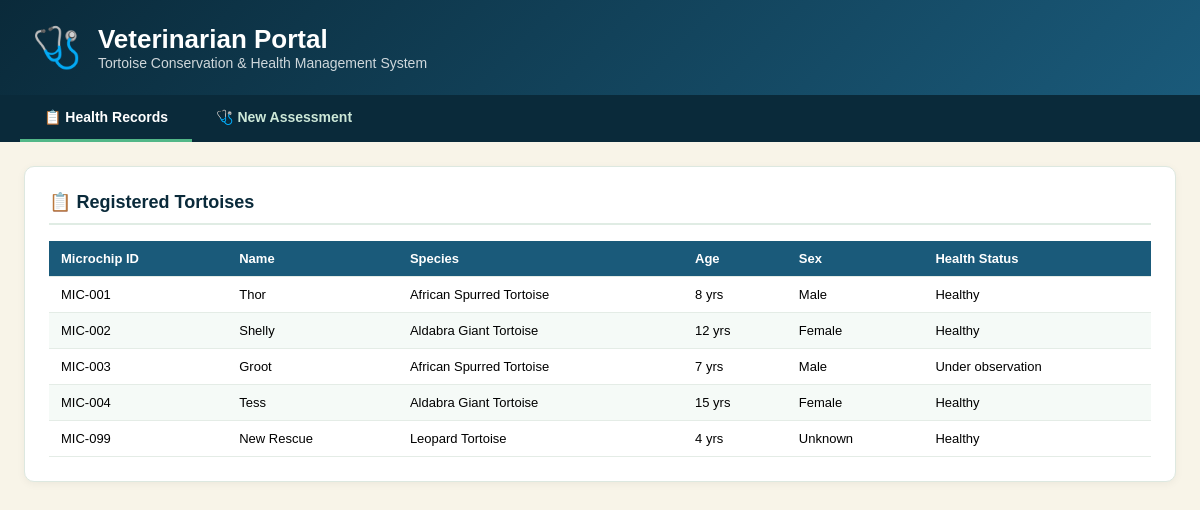
Page /backEnd/pages/veterenian.php on the committed database.
### tables this page shows
CREATE TABLE `tortoises` (
  `tortoise_id`        int(11)      NOT NULL AUTO_INCREMENT,
  `microchip_id`       varchar(50)  DEFAULT NULL,
  `name`               varchar(100) DEFAULT NULL,
  `species_id`         int(11)      NOT NULL,
  `sex`                enum('Male','Female','Unknown') DEFAULT 'Unknown',
  `date_of_birth`      date         DEFAULT NULL,
  `estimated_age_years` int(11)     DEFAULT NULL,
  `weight_grams`       decimal(8,2) DEFAULT NULL,
  `health_status`      enum('Healthy','Under observation','Recovering','Critical','Minor injury') DEFAULT 'Healthy',
  `enclosure_id`       int(11)      DEFAULT NULL,
  `acquisition_date`   date         DEFAULT NULL,
  `acquisition_source` enum('Wild','Rescue','Donation','Bred in captivity') DEFAULT 'Bred in captivity',
  `notes`              text         DEFAULT NULL,
  `created_at`         timestamp    NOT NULL DEFAULT current_timestamp(),
  `updated_at`         timestamp    NOT NULL DEFAULT current_timestamp() ON UPDATE current_timestamp(),
  PRIMARY KEY (`tortoise_id`),
  UNIQUE KEY `microchip_id` (`microchip_id`),
  KEY `idx_tortoise_species` (`species_id`),
  KEY `idx_tortoise_enclosure` (`enclosure_id`),
  CONSTRAINT `tortoises_ibfk_1` FOREIGN KEY (`species_id`)   REFERENCES `species`    (`species_id`),
  CONSTRAINT `tortoises_ibfk_2` FOREIGN KEY (`enclosure_id`) REFERENCES `enclosures` (`enclosure_id`) ON DELETE SET NULL
);

CREATE TABLE `species` (
  `species_id`          int(11)      NOT NULL AUTO_INCREMENT,
  `common_name`         varchar(100) NOT NULL,
  `scientific_name`     varchar(150) DEFAULT NULL,
  `iucn_status`         enum('Critically Endangered','Endangered','Vulnerable',
                             'Near Threatened','Least Concern','Data Deficient','Not Assessed') DEFAULT 'Not Assessed',
  `avg_lifespan_years`  int(11)      DEFAULT NULL,
  `avg_weight_kg`       decimal(5,2) DEFAULT NULL,
  `conservation_notes`  text         DEFAULT NULL,
  PRIMARY KEY (`species_id`),
  UNIQUE KEY `scientific_name` (`scientific_name`)
);

### backEnd/pages/veterenian.php (the view, shortened to what this page needs)
<?php
require_once '../config/db.php';
$tortoises     = $conn->query("SELECT t.tortoise_id, t.microchip_id, t.name, t.estimated_age_years, t.sex, t.health_status, s.common_name FROM tortoises t JOIN species s ON t.species_id = s.species_id");
?>
<!DOCTYPE html>
<html>
<head>
</head>
<body>
<div class="page-header">
    <div style="font-size:40px">🩺</div>
    <div>
        <h1>Veterinarian Portal</h1>
        <p>Tortoise Conservation &amp; Health Management System</p>
    </div>
</div>
<div class="tabs">
    <div class="tab active" onclick="switchTab('records', this)">📋 Health Records</div>
    <div class="tab" onclick="switchTab('assessment', this)">🩺 New Assessment</div>
</div>
<div id="tab-records" class="tab-content active">
    <div class="card">
        <h2>📋 Registered Tortoises</h2>
        <table>
            <thead>
                <tr><th>Microchip ID</th><th>Name</th><th>Species</th><th>Age</th><th>Sex</th><th>Health Status</th></tr>
            </thead>
            <tbody>
            <?php while($row = $tortoises->fetch_assoc()): ?>
                <tr>
                    <td><?= htmlspecialchars($row['microchip_id']) ?></td>
                    <td><?= htmlspecialchars($row['name']) ?></td>
                    <td><?= htmlspecialchars($row['common_name']) ?></td>
                    <td><?= $row['estimated_age_years'] ?> yrs</td>
                    <td><?= $row['sex'] ?></td>
                    <td><?= $row['health_status'] ?></td>
                </tr>
            <?php endwhile; ?>
            </tbody>
        </table>
    </div>
</div>
</body>
</html>

### backEnd/pages/veterenian.php (style rules this page uses)
* { box-sizing: border-box; margin: 0; padding: 0; }
body { background: #f8f4e8; font-family: Arial, sans-serif; }
.page-header { background: linear-gradient(135deg,#0a2a3a,#1a5a7a); color: white; padding: 24px 32px; display: flex; align-items: center; gap: 16px; }
.page-header h1 { font-size: 26px; }
.page-header p { opacity: .8; font-size: 14px; }
.tabs { display: flex; background: #0a2a3a; padding: 0 20px; }
.tab { color: #cde8d8; padding: 14px 24px; cursor: pointer; border-bottom: 3px solid transparent; font-size: 14px; font-weight: 600; }
.tab.active { color: white; border-bottom-color: #52b788; }
.tab-content { display: none; padding: 24px; }
.tab-content.active { display: block; }
.card { background: white; border-radius: 10px; padding: 24px; border: 1px solid #dde8e0; box-shadow: 0 2px 8px rgba(0,0,0,.05); margin-bottom: 20px; }
.card h2 { font-size: 18px; color: #0a2a3a; margin-bottom: 16px; padding-bottom: 10px; border-bottom: 2px solid #e0ece4; }
table { width: 100%; border-collapse: collapse; }
th, td { padding: 10px 12px; text-align: left; font-size: 13px; border-bottom: 1px solid #e4ece6; }
th { background: #1a5a7a; color: white; }
tr:nth-child(even) td { background: #f5faf7; }

### rows in the picture
tortoises: microchip "MIC-001", name "Thor", species.common_name "African Spurred Tortoise", estimated_age_years "8", sex "Male", health_status "Healthy"
tortoises: microchip "MIC-002", name "Shelly", species.common_name "Aldabra Giant Tortoise", estimated_age_years "12", sex "Female", health_status "Healthy"
tortoises: microchip "MIC-003", name "Groot", species.common_name "African Spurred Tortoise", estimated_age_years "7", sex "Male", health_status "Under observation"
tortoises: microchip "MIC-004", name "Tess", species.common_name "Aldabra Giant Tortoise", estimated_age_years "15", sex "Female", health_status "Healthy"
tortoises: microchip "MIC-099", name "New Rescue", species.common_name "Leopard Tortoise", estimated_age_years "4", sex "Unknown", health_status "Healthy"
